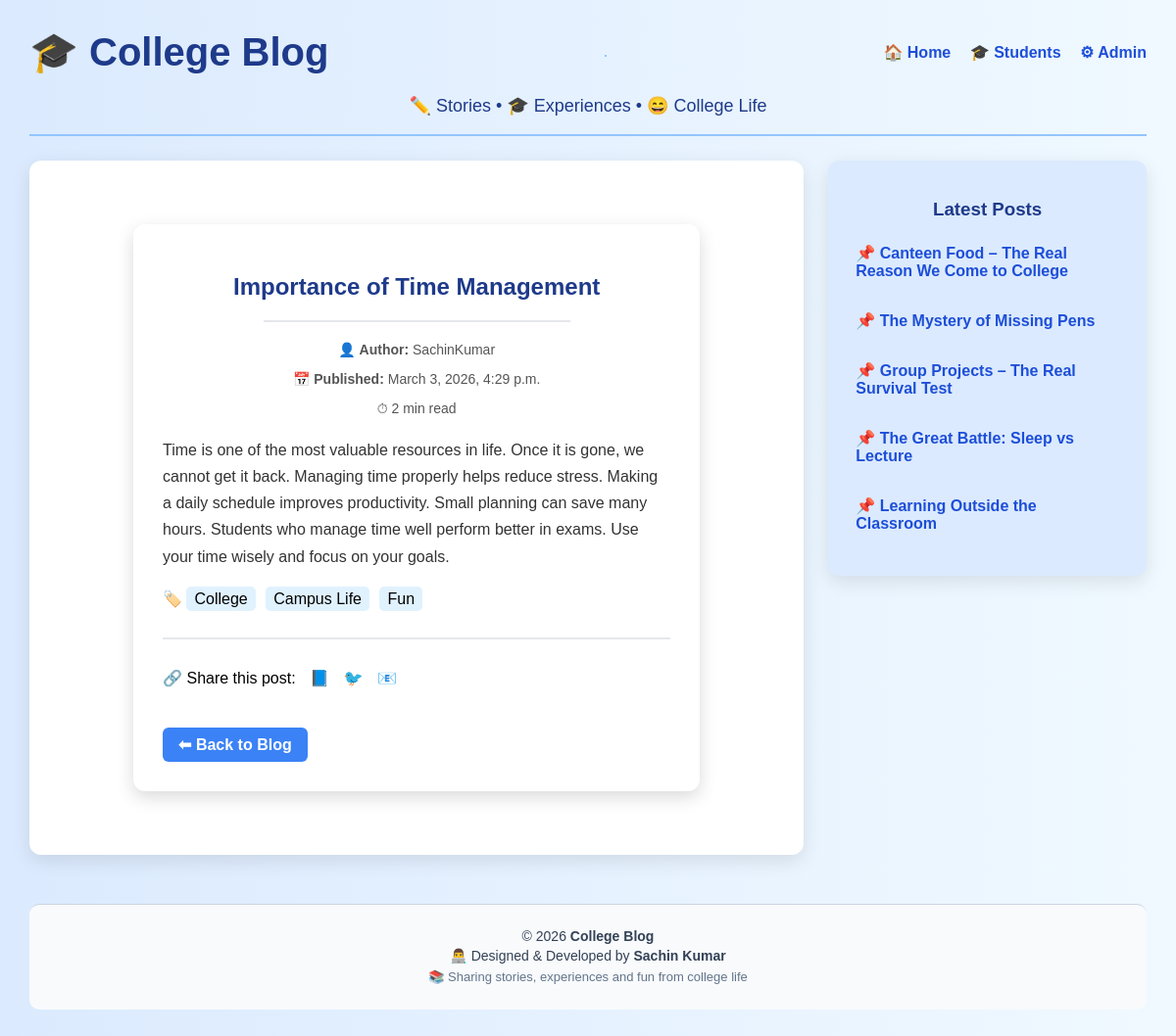
The app's page /2026/3/3/importance-of-time-management/ with its own data.
### blog/models.py (models this page shows, shortened)
class Post(models.Model):
    class Status(models.TextChoices):
        DRAFT = 'DF', 'Draft'
        PUBLISHED = 'PB', 'Published'
    title = models.CharField(max_length=250)
    slug = models.SlugField(max_length=250)
    body = models.TextField()
    publish = models.DateTimeField(default=timezone.now, db_index=True)
    created = models.DateTimeField(auto_now_add=True)
    updated = models.DateTimeField(auto_now=True)
    status = models.CharField(
        max_length=2,
        choices=Status.choices,
        default=Status.DRAFT
    )
    author = models.ForeignKey(
        settings.AUTH_USER_MODEL,
        on_delete=models.CASCADE,
        related_name='blog_posts'
    )
    objects = models.Manager()
    published = PublishedManager()
    class Meta:
        ordering = ['-publish']
    from django.urls import reverse
    from django.urls import reverse
    def get_absolute_url(self):
     return f"/{self.publish.year}/{self.publish.month}/{self.publish.day}/{self.slug}/"

### blog/views.py (the view)
def post_detail(request, year, month, day, slug):
    post = get_object_or_404(
        Post,
        status=Post.Status.PUBLISHED,
        slug=slug,
        publish__year=year,
        publish__month=month,
        publish__day=day
    )
    latest_posts = Post.published.order_by('-publish')[:5]
    context = {
        'post': post,
        'latest_posts': latest_posts
    }
    return render(request, 'blog/post/detail.html', context)

### blog/models.py (called while the page is built)
    def get_queryset(self):
        return super().get_queryset().filter(status=Post.Status.PUBLISHED)

### blog/templates/blog/post/detail.html (shortened to what this page needs)
{% extends "blog/base.html" %}
{% block content %}
<div class="post-container">
<h2>{{ post.title }}</h2>
<hr style="width:60%;margin:20px auto;border:1px solid #e5e7eb;">
<div class="meta">
<p>👤 <strong>Author:</strong> {{ post.author }}</p>
<p>📅 <strong>Published:</strong> {{ post.publish }}</p>
<p>⏱ 2 min read</p>
</div>
<div class="post-body">
{{ post.body }}
</div>
<p class="tags" style="margin-top:20px;">
🏷️
<span>College</span>
<span>Campus Life</span>
<span>Fun</span>
</p>
<hr style="margin:30px 0;border:1px solid #e5e7eb;">
<p>
🔗 Share this post:
<span style="margin-left:10px;">📘</span>
<span style="margin-left:10px;">🐦</span>
<span style="margin-left:10px;">📧</span>
</p>
<a href="/blog/" class="back-btn">⬅ Back to Blog</a>
</div>
{% endblock %}

### blog/templates/blog/base.html (shortened to what this page needs)
<!DOCTYPE html>
<html>
<head>
</head>
<body>
<body>
<div class="header">
<div style="
display:flex;
justify-content:space-between;
align-items:center;
margin-bottom:20px;
">
<h1 style="margin:0;">🎓 College Blog</h1>
<hr>
<div>
<a href="/" style="margin-right:15px;font-weight:bold;">🏠 Home</a>
<a href="/students/" style="margin-right:15px;font-weight:bold;">🎓 Students</a>
<a href="/admin/" style="font-weight:bold;">⚙ Admin</a>
</div>
</div>
<p style="text-align:center;color:#1e3a8a;">
✏️ Stories • 🎓 Experiences • 😄 College Life
</p>
<hr>
</div>
<div class="main-container">
<div class="content">
{% block content %}
{% endblock %}
</div>
<div class="sidebar">
<h3>Latest Posts</h3>
{% for post in latest_posts %}
<p>
<a href="{{ post.get_absolute_url }}">
📌 {{ post.title }}
</a>
</p>
{% endfor %}
</div>
</div>
<footer style="
margin-top:50px;
padding:20px 0;
text-align:center;
font-size:14px;
color:#334155;
background:#f8fafc;
border-top:1px solid #cbd5e1;
">
<p style="margin:4px;">© 2026 <strong>College Blog</strong></p>
<p style="margin:4px;">
👨‍💻 Designed & Developed by <strong>Sachin Kumar</strong>
</p>
<p style="margin:6px 0;font-size:13px;color:#64748b;">
📚 Sharing stories, experiences and fun from college life
</p>
</footer>
</body>
</html>

### blog/templates/blog/base.html (style rules this page uses)
body { font-family: Arial, Helvetica, sans-serif; margin:0; padding:30px; background: linear-gradient(to right,#dbeafe,#f0f9ff); }
.header { text-align:center; margin-bottom:25px; }
.header h1 { color:#1e3a8a; font-size:40px; margin-bottom:8px; }
.header p { color:#1e3a8a; font-size:18px; }
hr { border:1px solid #93c5fd; margin-top:15px; }
.main-container { display:flex; justify-content:center; gap:25px; align-items:flex-start; }
.content { width:65%; background:white; padding:25px; border-radius:12px; box-shadow:0px 6px 20px rgba(0,0,0,0.1); }
.sidebar { width:25%; background:#dbeafe; padding:20px; border-radius:12px; box-shadow:0px 6px 20px rgba(0,0,0,0.1); }
.sidebar h3 { text-align:center; color:#1e3a8a; margin-bottom:15px; }
.sidebar a { display:block; padding:8px; margin-bottom:6px; border-radius:6px; transition:0.3s; }
a { color:#1d4ed8; text-decoration:none; font-weight:bold; }
footer { text-align:center; margin-top:40px; padding:20px; background:#1e3a8a; color:white; font-size:14px; border-radius:10px; }
footer p { margin:4px; }

### blog/templates/blog/post/detail.html (style rules this page uses)
body { background: linear-gradient(to right, #dbeafe, #f0f9ff); }
.post-container { width: 70%; margin: 40px auto; background-color: #ffffff; padding: 30px; border-radius: 12px; box-shadow: 0 6px 18px rgba(0,0,0,0.15); transition: 0.3s; }
h2 { text-align: center; color: #1e3a8a; margin-bottom: 15px; }
.meta { text-align: center; color: #555; font-size: 14px; margin-bottom: 20px; }
.post-body { font-size: 16px; line-height: 1.7; color: #333; margin-top: 20px; }
.back-btn { display: inline-block; margin-top: 25px; padding: 8px 16px; background-color: #3b82f6; color: white; text-decoration: none; border-radius: 6px; }
.tags span { background:#e0f2fe; padding:4px 8px; border-radius:5px; margin-right:6px; }

### records on screen
Post: title "Importance of Time Management", author "SachinKumar", publish "March 3, 2026, 4:29 p.m.", body "Time is one of the most valuable resources in life. Once it is gone, we cannot get it back. Managing time properly helps reduce stress. Making a daily schedule improves productivity. Small planning can save many hours. Students who manage time well perform better in exams. Use your time wisely and focus on your goals."
Post: title "Canteen Food – The Real Reason We Come to College"
Post: title "The Mystery of Missing Pens"
Post: title "Group Projects – The Real Survival Test"
Post: title "The Great Battle: Sleep vs Lecture"
Post: title "Learning Outside the Classroom"
